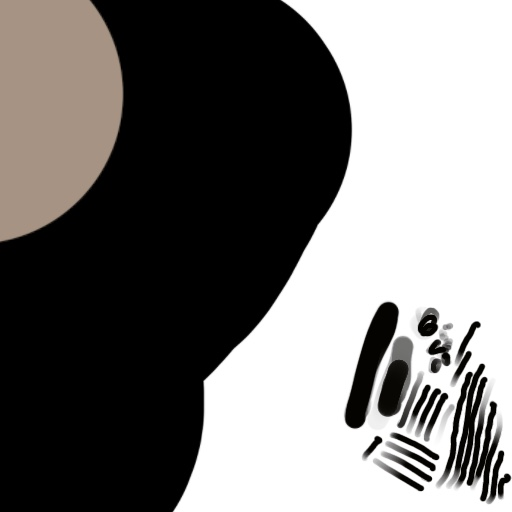
#> input picture test1.jpg, 512 x 512 px
$ jupyter execute test.ipynb
#> lines starting #> are read from the running program, lines starting #| are printed output that depends on the picture
[cell 1]
import cv2
import numpy as np
import matplotlib.pyplot as plt

[cell 2]
# 原圖
im = cv2.imread('test1.jpg')
#> im is the input picture: shape (512, 512, 3); mean B, G, R 116.8, 118.3, 120.1
im = cv2.cvtColor(im, cv2.COLOR_BGR2GRAY).astype(np.float64)
#> im: shape (512, 512) float64
# im_modify = cv2.convertScaleAbs(im, alpha=4, beta=0)
im = cv2.resize(im, (100, 100))
#> im: shape (100, 100) float64
im_modify = im
im.shape
#> Out = (100, 100)

#### 顯示圖片

[cell 3]
def show_img(np_array):
    plt.imshow(np_array, cmap='gray')
    plt.colorbar()
    plt.show()

##### 找高頻率區

[cell 4]
# 執行傅立葉變換
f_transform = np.fft.fft2(im)
f_transform_shifted = np.fft.fftshift(f_transform)

# 創建高通濾波器（適當調整閾值以過濾不同頻率）
rows, cols = im.shape
#> rows = 100; cols = 100
crow, ccol = rows // 2, cols // 2
#> crow = 50; ccol = 50
f_transform_shifted[crow - 30:crow + 30, ccol - 30:ccol + 30] = 0

# 執行傅立葉逆變換
f_transform_shifted = np.fft.ifftshift(f_transform_shifted)
image_filtered = np.fft.ifft2(f_transform_shifted)
image_filtered = np.abs(image_filtered)
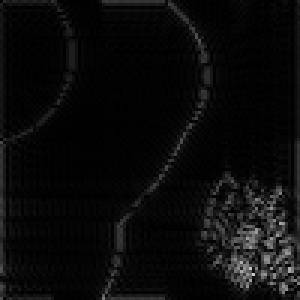
#> image_filtered: shape (100, 100) float64 (shown 3 times larger); min 0.0402, max 202.7, mean 11.5

# 將結果轉換為 8 位灰度圖像
image_filtered = cv2.normalize(image_filtered, None, 0, 255, cv2.NORM_MINMAX)
image_filtered = np.uint8(image_filtered)

# 顯示原始圖片和高頻率區域
show_img(im)
show_img(image_filtered)
#> in show_img (call 2), `plt.show()`:
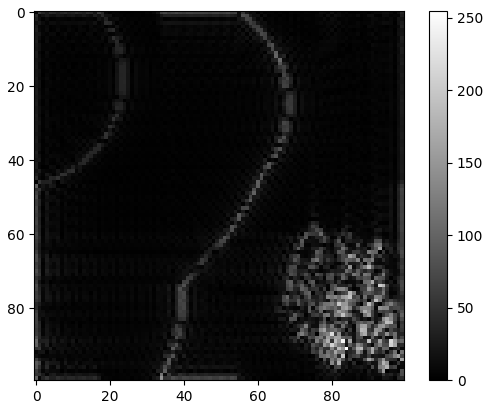
#> figure drawn by matplotlib, 2 panels

### 算p mod

#### Rx1 Rx0計算function

[cell 5]
def Rx0(input_list):
    sum = 0
    for x in input_list:
        sum = sum + (x ** 2)

    return sum

def Rx1(input_list):
    sum = 0
    for x in range(len(input_list) - 1):
        sum = sum + input_list[x]*input_list[x+1]

    return sum

#### 計算整張圖參數

[cell 6]
x_range = 100
y_range = 100
# d=4
# u=5
d = 2
u = 3
delta = 0

#### pmod_x

[cell 7]
# x correlate

def pmod_x(Rxx_x, Rx0x, Rx1x, x_range, y_range,d ,u, delta, im):
#> called with x_range = 100, y_range = 100, d = 2, u = 3, delta = 0
    for m in range(y_range):

        Rxx_tmp = []
        Rx0x_tmp = []
        Rx1x_tmp = []

        for count in range(x_range):

            tmp = []
            down = count-d
            up = count+u

            for n in range(down,up):
                if n >= 0 and n < x_range:
                    tmp.append(im[m,n])

            tmp_avg=tmp-np.mean(tmp)

            Rx0_tmp = Rx0(tmp_avg)
            Rx1_tmp = Rx1(tmp_avg)
            Rx0x_tmp.append(Rx0_tmp)
            Rx1x_tmp.append(Rx1_tmp)
            Rxx_tmp.append(Rx1_tmp/(Rx0_tmp-delta))#


        Rxx_x.append(Rxx_tmp)
        Rx0x.append(Rx0x_tmp)
        Rx1x.append(Rx1x_tmp)
#> after the loop, Rx0x = 100 items; Rx1x = 100 items; Rxx_x = 100 items


#len(correlate)

[cell 8]
Rxx_x = []
Rx0x = []
Rx1x = []
pmod_x(Rxx_x, Rx0x, Rx1x, x_range, y_range,d ,u, delta, im_modify)

#### pmod_y

[cell 9]
# y correlate

Rxx_y = []
Rx0y = []
Rx1y = []

def pmod_y(Rxx_y, Rx0y, Rx1y, x_range, y_range,d ,u, delta, im):
#> called with x_range = 100, y_range = 100, d = 2, u = 3, delta = 0
    for m in range(x_range):

        Rxx_tmp = []
        Rx0y_tmp = []
        Rx1y_tmp = []

        for count in range(y_range):

            tmp = []
            down = count-d
            up = count+u

            for n in range(down,up):
                if n >= 0 and n < y_range:
                    tmp.append(im[n,m])

            tmp_avg=tmp-np.mean(tmp)

            Rx0_tmp = Rx0(tmp_avg)
            Rx1_tmp = Rx1(tmp_avg)
            Rx0y_tmp.append(Rx0_tmp)
            Rx1y_tmp.append(Rx1_tmp)
            Rxx_tmp.append(Rx1_tmp/(Rx0_tmp-delta))#


        Rxx_y.append(Rxx_tmp)
        Rx0y.append(Rx0y_tmp)
        Rx1y.append(Rx1y_tmp)
#> after the loop, Rx0y = 100 items; Rx1y = 100 items; Rxx_y = 100 items


#len(correlate)

[cell 10]
Rxx_y = []
Rx0y = []
Rx1y = []
pmod_y(Rxx_y, Rx0y, Rx1y, x_range, y_range,d ,u, delta, im_modify)

#### Rx0 Rx0 Rxx 轉nparray

[cell 11]
Rxx_x = np.array(Rxx_x)
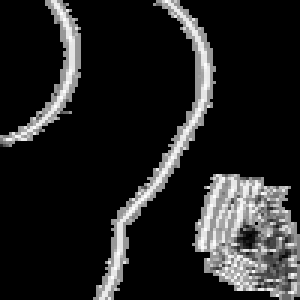
#> Rxx_x: shape (100, 100) float64 (shown 3 times larger); 78.69% of the values are NaN or infinite; the others: min -0.858, max 0.5, mean 0.0236; drawn with min black, max white, NaN and infinite black
Rx0x = np.array(Rx0x)
Rx1x = np.array(Rx1x)

print(np.mean(Rx0x))
print(np.mean(Rx1x))


Rxx_y = np.array(Rxx_y)
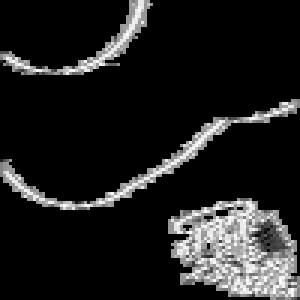
#> Rxx_y: shape (100, 100) float64 (shown 3 times larger); 81.6% of the values are NaN or infinite; the others: min -0.841, max 0.5, mean 0.0498; drawn with min black, max white, NaN and infinite black
Rxx_y = np.transpose(Rxx_y)
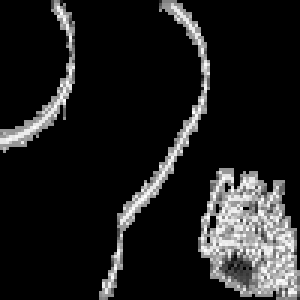
#> Rxx_y: shape (100, 100) float64 (shown 3 times larger); 81.6% of the values are NaN or infinite; the others: min -0.841, max 0.5, mean 0.0498; drawn with min black, max white, NaN and infinite black
Rx0y = np.array(Rx0y)
Rx0y = np.transpose(Rx0y)
Rx1y = np.array(Rx1y)
Rx1y = np.transpose(Rx1y)

#### Rx0x Rx1x Rxx_x 整張圖結果

[cell 12]
show_img(Rx0x)
show_img(Rx1x)
show_img(Rxx_x)
diff=Rx1x-Rx0x
show_img(diff)
#> in show_img (call 6), `plt.show()`:
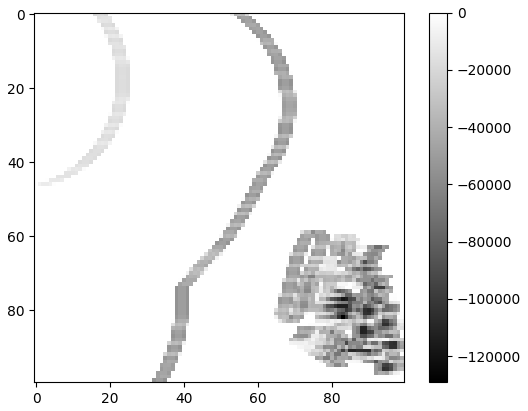
#> figure drawn by matplotlib, 2 panels

### LPF 實驗

[cell 13]
# [8 lines of commented-out code are left out]

### 方法一

[cell 14]
# [20 lines of commented-out code are left out]

### 方法二

#### 整張圖片LPF

[cell 15]
new_im = im.copy()
new_im = new_im.astype(np.float64)
#LPF = cv2.GaussianBlur(im, (5, 5), 1).astype(np.float64)
LPF = cv2.blur(im, (5, 5), 1).astype(np.float64)
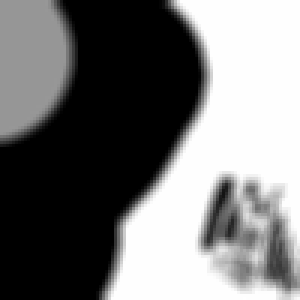
#> LPF: shape (100, 100) float64 (shown 3 times larger); min -3.62e-14, max 255, mean 118.6; drawn with min black and max white
show_img(LPF)
print(type(new_im))
#| <class 'numpy.ndarray'>
print(type(LPF))
#| <class 'numpy.ndarray'>

### 根據pmod處理圖片

[cell 16]
for m in range(y_range):
    for n in range(x_range):
        if Rxx_x[m,n]>0 or Rxx_y[m,n]>0:#可改
            new_im[m,n]=(im[m,n]+LPF[m,n])/2
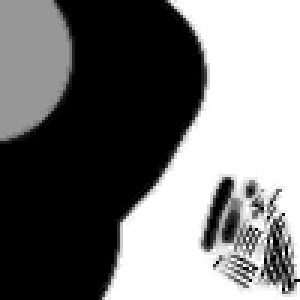
#> new_im: shape (100, 100) float64 (shown 3 times larger); min 0, max 255, mean 118.7

### 圖

[cell 17]
# 壓縮後的圖
cv2.imwrite('compression.jpg', im, [cv2.IMWRITE_JPEG_QUALITY, 50])  # 存成 jpg
compression = cv2.imread('compression.jpg')
#> compression: shape (100, 100, 3); min 0, max 255, mean 118.5
compression = cv2.cvtColor(compression, cv2.COLOR_BGR2GRAY).astype(np.float64)
#> compression: shape (100, 100) float64
# pmod後壓縮後的圖
cv2.imwrite('compression after pmod.jpg', new_im, [cv2.IMWRITE_JPEG_QUALITY, 50])  # 存成 jpg
compression_pmod = cv2.imread('compression after pmod.jpg')
#> compression_pmod: shape (100, 100, 3); min 0, max 255, mean 118.7
compression_pmod = cv2.cvtColor(compression_pmod, cv2.COLOR_BGR2GRAY).astype(np.float64)
#> compression_pmod: shape (100, 100) float64
# LPF的圖
cv2.imwrite('compression after LPF.jpg', LPF, [cv2.IMWRITE_JPEG_QUALITY, 50])  # 存成 jpg
compression_LPF = cv2.imread('compression after LPF.jpg')
#> compression_LPF: shape (100, 100, 3); min 0, max 255, mean 118.7
compression_LPF = cv2.cvtColor(compression_LPF, cv2.COLOR_BGR2GRAY).astype(np.float64)
#> compression_LPF: shape (100, 100) float64

[cell 18]
# p mod 圖 (x)
# p mod 代表易失真(邊界處)
show_img(Rxx_x)
# p mod 圖 (y)
# p mod 代表易失真(邊界處)
show_img(Rxx_y)
#> in show_img (call 9), `plt.show()`:
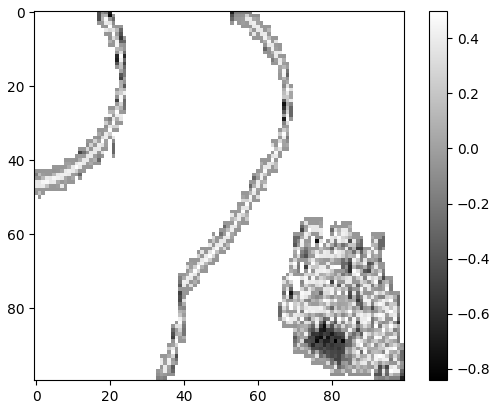
#> figure drawn by matplotlib, 2 panels
#原圖
show_img(im)
#壓縮後的圖
show_img(compression)
# 濾波壓縮後的圖
show_img(compression_LPF)
# pmod壓縮後的圖
show_img(compression_pmod)
#> in show_img (call 13), `plt.show()`:
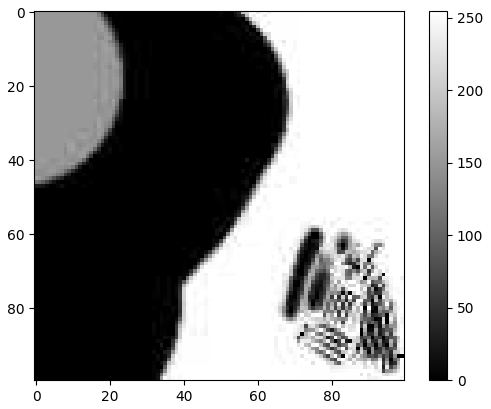
#> figure drawn by matplotlib, 2 panels

$ run again, with test123.jpg copied over test1.jpg
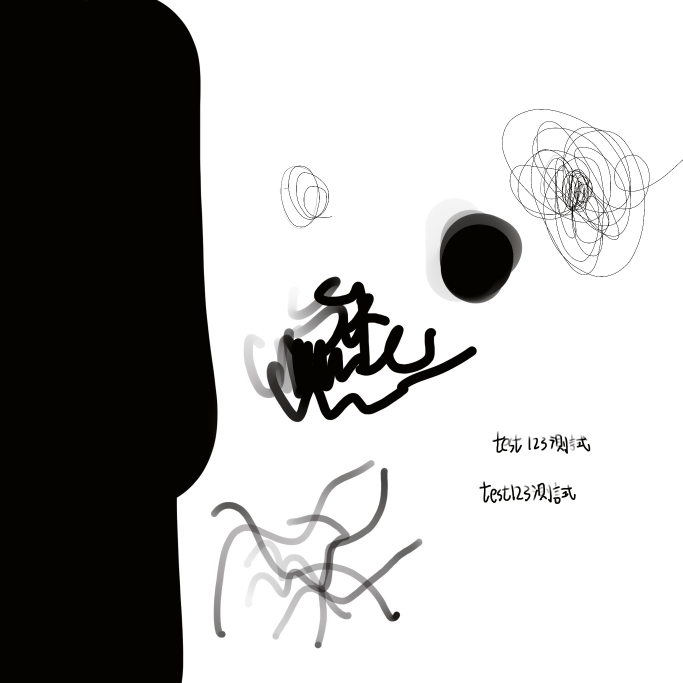
#> input picture test123.jpg, 2048 x 2048 px (shown at 1/3 size)
#> im is the input picture: shape (2048, 2048, 3); mean B, G, R 169.6, 170.6, 170.9
#> after the loop in pmod_x, `for m in range(y_range):`: Rx0x = 100 items
#| <class 'numpy.ndarray'>
#| <class 'numpy.ndarray'>
#> after the loop `for m in range(y_range):`:
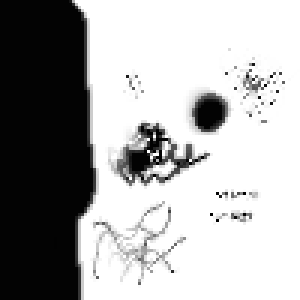
#> new_im: shape (100, 100) float64 (shown 3 times larger); min 2.36, max 255, mean 170.9
#> in show_img (call 13), `plt.show()`:
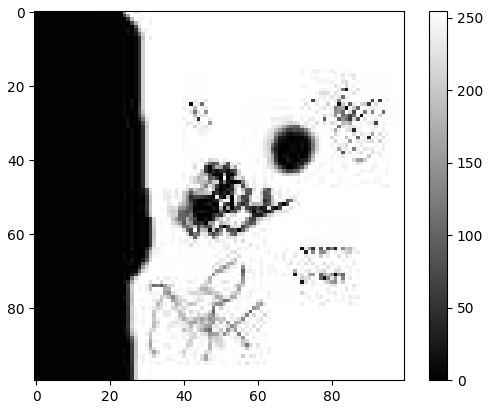
#> figure drawn by matplotlib, 2 panels

$ run again, with 1110.jpg copied over test1.jpg
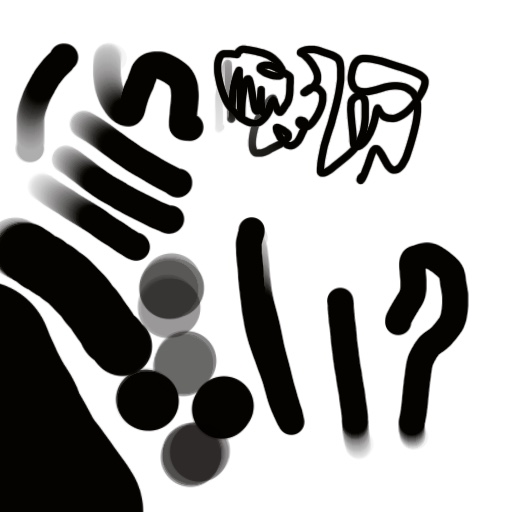
#> input picture 1110.jpg, 512 x 512 px
#> im is the input picture: shape (512, 512, 3); mean B, G, R 167.3, 168.3, 168.7
#> after the loop in pmod_x, `for m in range(y_range):`: Rx0x = 100 items
#| <class 'numpy.ndarray'>
#| <class 'numpy.ndarray'>
#> in show_img (call 13), `plt.show()`:
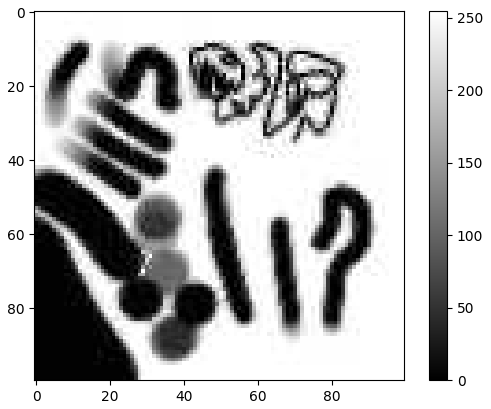
#> figure drawn by matplotlib, 2 panels
